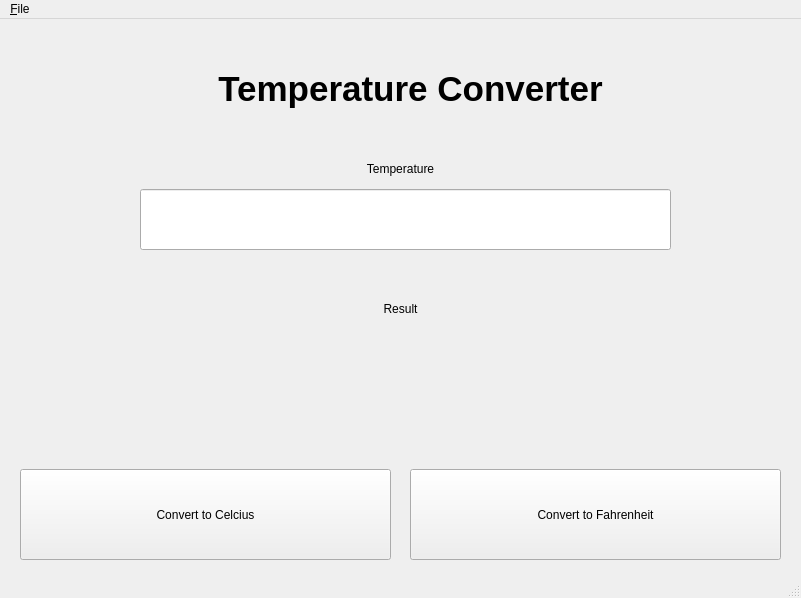
<?xml version="1.0" encoding="UTF-8"?>
<ui version="4.0">
 <class>MainWindow</class>
 <widget class="QMainWindow" name="MainWindow">
  <property name="geometry">
   <rect>
    <x>0</x>
    <y>0</y>
    <width>801</width>
    <height>598</height>
   </rect>
  </property>
  <property name="windowTitle">
   <string>Temperature Converter</string>
  </property>
  <widget class="QWidget" name="centralwidget">
   <widget class="QPushButton" name="btn_faren">
    <property name="geometry">
     <rect>
      <x>20</x>
      <y>450</y>
      <width>371</width>
      <height>91</height>
     </rect>
    </property>
    <property name="text">
     <string>Convert to Celcius</string>
    </property>
   </widget>
   <widget class="QPushButton" name="btn_celcius">
    <property name="geometry">
     <rect>
      <x>410</x>
      <y>450</y>
      <width>371</width>
      <height>91</height>
     </rect>
    </property>
    <property name="text">
     <string>Convert to Fahrenheit</string>
    </property>
   </widget>
   <widget class="QLineEdit" name="input_temp">
    <property name="geometry">
     <rect>
      <x>140</x>
      <y>170</y>
      <width>531</width>
      <height>61</height>
     </rect>
    </property>
    <property name="acceptDrops">
     <bool>false</bool>
    </property>
    <property name="inputMethodHints">
     <set>Qt::ImhPreferNumbers</set>
    </property>
    <property name="alignment">
     <set>Qt::AlignCenter</set>
    </property>
   </widget>
   <widget class="QLabel" name="label_celcius">
    <property name="geometry">
     <rect>
      <x>340</x>
      <y>140</y>
      <width>121</width>
      <height>20</height>
     </rect>
    </property>
    <property name="text">
     <string>Temperature</string>
    </property>
    <property name="alignment">
     <set>Qt::AlignCenter</set>
    </property>
   </widget>
   <widget class="QLabel" name="label_faren">
    <property name="geometry">
     <rect>
      <x>360</x>
      <y>280</y>
      <width>81</width>
      <height>20</height>
     </rect>
    </property>
    <property name="text">
     <string>Result</string>
    </property>
    <property name="alignment">
     <set>Qt::AlignCenter</set>
    </property>
   </widget>
   <widget class="QLabel" name="title">
    <property name="geometry">
     <rect>
      <x>20</x>
      <y>40</y>
      <width>781</width>
      <height>61</height>
     </rect>
    </property>
    <property name="text">
     <string>&lt;html&gt;&lt;head/&gt;&lt;body&gt;&lt;p align=&quot;center&quot;&gt;&lt;span style=&quot; font-size:26pt; font-weight:600;&quot;&gt;Temperature Converter&lt;/span&gt;&lt;/p&gt;&lt;/body&gt;&lt;/html&gt;</string>
    </property>
   </widget>
   <widget class="QLabel" name="text_result">
    <property name="geometry">
     <rect>
      <x>10</x>
      <y>310</y>
      <width>781</width>
      <height>61</height>
     </rect>
    </property>
    <property name="text">
     <string>&lt;html&gt;&lt;head/&gt;&lt;body&gt;&lt;p align=&quot;center&quot;&gt;&lt;br/&gt;&lt;/p&gt;&lt;/body&gt;&lt;/html&gt;</string>
    </property>
   </widget>
  </widget>
  <widget class="QMenuBar" name="menubar">
   <property name="geometry">
    <rect>
     <x>0</x>
     <y>0</y>
     <width>801</width>
     <height>26</height>
    </rect>
   </property>
   <widget class="QMenu" name="menuFile">
    <property name="title">
     <string>&amp;File</string>
    </property>
    <addaction name="actionExit"/>
   </widget>
   <addaction name="menuFile"/>
  </widget>
  <widget class="QStatusBar" name="statusbar"/>
  <action name="actionExit">
   <property name="checkable">
    <bool>false</bool>
   </property>
   <property name="text">
    <string>Exit</string>
   </property>
  </action>
 </widget>
 <tabstops>
  <tabstop>input_temp</tabstop>
  <tabstop>btn_faren</tabstop>
  <tabstop>btn_celcius</tabstop>
 </tabstops>
 <resources/>
 <connections/>
</ui>
